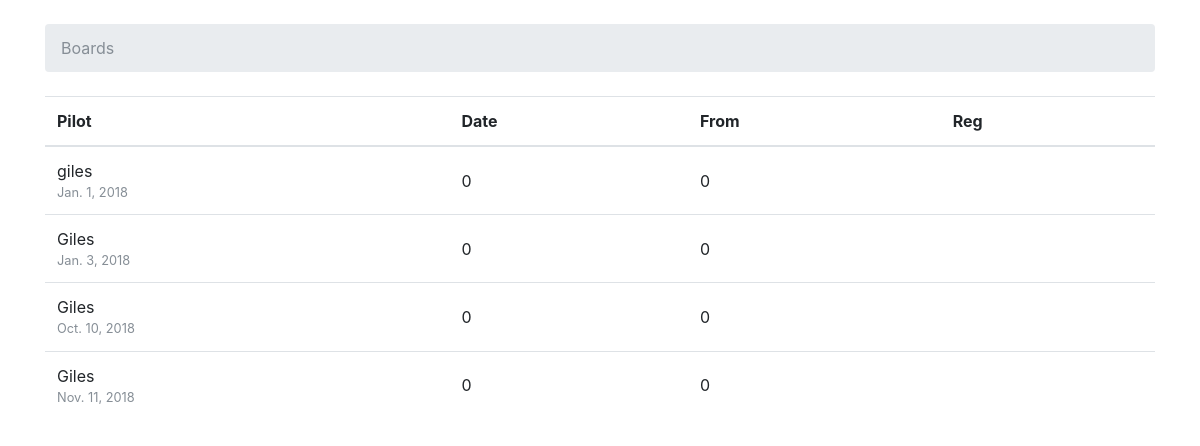
The page / on the database its author committed.
### bookout4/models.py (models this page shows, shortened)
class Logsheet(models.Model):
    pilot = models.CharField(max_length=255)
    logDate = models.DateField()
    logTime = models.CharField(max_length=5)
    logFrom = models.CharField(max_length=30)
    logTo = models.CharField(max_length=30)
    logAircraftType = models.CharField(max_length=20)
    logAircraftReg = models.CharField(max_length=20)
    logPax = models.IntegerField(default=1)
    logDorA = models.CharField(max_length=1)
    logEntryDatetime = models.DateTimeField(auto_now_add=True)
    created_at = models.DateTimeField(auto_now_add=True)
    updated_at = models.DateTimeField(null=True)

### bookout4/views.py (the view)
# urls.py: 2. Add a URL to urlpatterns:  path('', views.home, name='home')
def home(request):
    logsheet = Logsheet.objects.all()
    return render(request, 'home.html', {'logsheet': logsheet})

### templates/home.html (shortened to what this page needs)
{% load static %}<!DOCTYPE html>
<html>
  <head>
    <link rel="stylesheet" href="{% static 'css/bootstrap.min.css' %}">
  </head>
  <body>
    <div class="container">
      <ol class="breadcrumb my-4">
        <li class="breadcrumb-item active">Boards</li>
      </ol>
      <table class="table">
        <thead class="thead-inverse">
          <tr>
            <th>Pilot</th>
            <th>Date</th>
            <th>From</th>
            <th>Reg</th>
          </tr>
        </thead>
        <tbody>
          {% for logRow in logsheet %}
            <tr>
              <td>
                {{ logRow.pilot }}
                <small class="text-muted d-block">{{ logRow.logDate }}</small>
              </td>
              <td class="align-middle">0</td>
              <td class="align-middle">0</td>
              <td></td>
            </tr>
          {% endfor %}
        </tbody>
      </table>
    </div>
  </body>
</html>

### rows shown on the page
Logsheet: pilot "giles", logDate "Jan. 1, 2018"
Logsheet: pilot "Giles", logDate "Jan. 3, 2018"
Logsheet: pilot "Giles", logDate "Oct. 10, 2018"
Logsheet: pilot "Giles", logDate "Nov. 11, 2018"
